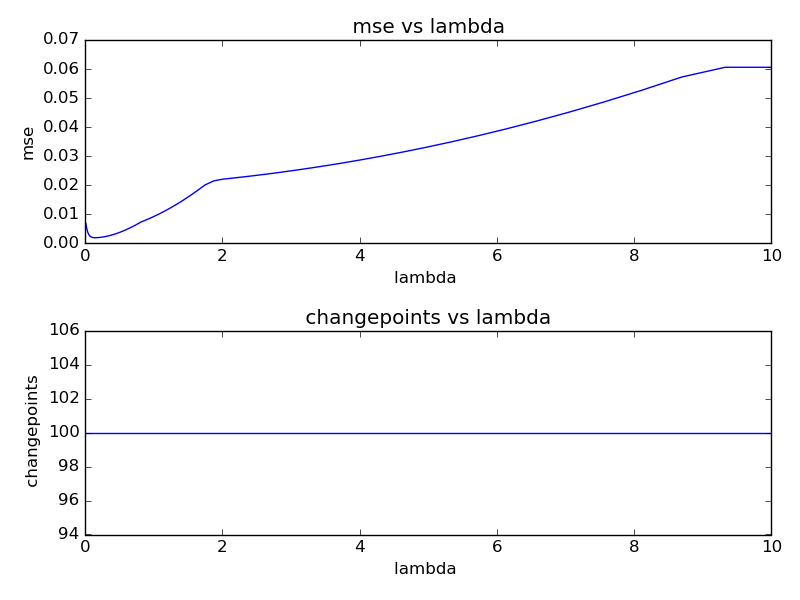

This figure's Python source:
# Import required stuff
from cvxpy import *
import numpy as np
import matplotlib.pyplot as plt 

# In this problem, we need both y.txt and beta.txt, so read them from input files.
# Please note that the path has to be changed accordingly before running.
with open('/home/akilesh/Desktop/Akilesh_opt/y.txt') as f:
    y = []
    for line in f:
        line = line.split() # to deal with blank 
        if line:            # lines (ie skip them)
            line = [float(i) for i in line]
            y.append(line)

with open('/home/akilesh/Desktop/Akilesh_opt/beta0.txt') as f:
    betaorg = []
    for line in f:
        line = line.split() # to deal with blank 
        if line:            # lines (ie skip them)
            line = [float(i) for i in line]
            betaorg.append(line)

# Define 100 logarithmically spaced values from 10^1 to 10^-2.
lvals = np.logspace(-2, 1, 100)
mseList = []	# List for storing MSEs as we vary the lambda.
changepointsList = []	# List for storing changepoint as we vary the lambda.
lvalsList = []	# List for storing beta computed as we vary the lambda.

for val in lvals:
	# As in prev problem, beta is the variable.
	beta = Variable(1, 100)
	error = sum_squares(y - beta)
	error = error/2

	obj = Minimize(error + val*tv(beta))
	prob = Problem(obj)
	prob.solve()

# to compute mse for a particular lambda.
# Threshold is defined as 10^-8.
	mse = 0
	thresh = 0.00000001
	changepoints = 0

	# Iterate over points
	for i in range(0, 100):
		req = (beta[i].value - betaorg[i][0])
		a = abs(req).value
		# Compute MSE.
		mse = mse +  req ** 2
		# If abs. value is greater than thresh
		if(a > thresh):
			changepoints = changepoints + 1

	# Appending stuff to corresponding list
	mse = mse / 100
	mseList.append(mse)	
	changepointsList.append(changepoints)
	lvalsList.append(val)

#print(mseList)
# For plotting - mse vs lambda. 
plt.subplot(211)
plt.plot(lvalsList, mseList)
plt.xlabel('lambda ')
plt.ylabel('mse')
plt.title(' mse vs lambda ')

# For plotting - changepoints vs lambda.
plt.subplot(212)
plt.plot(lvalsList, changepointsList)
plt.xlabel('lambda ')
plt.ylabel(' changepoints')
plt.title(' changepoints vs lambda ')

plt.tight_layout()
plt.show()
